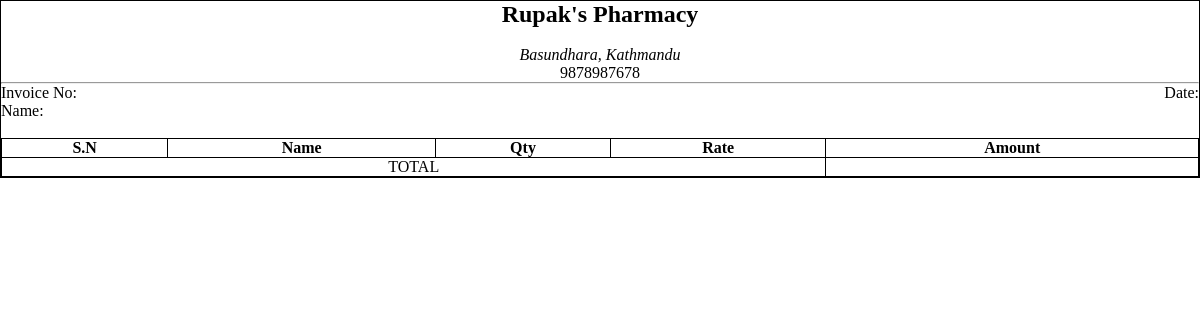
/home/bill.php?invoice_no=109582 (signed in), run on an earlier commit of the app's database.
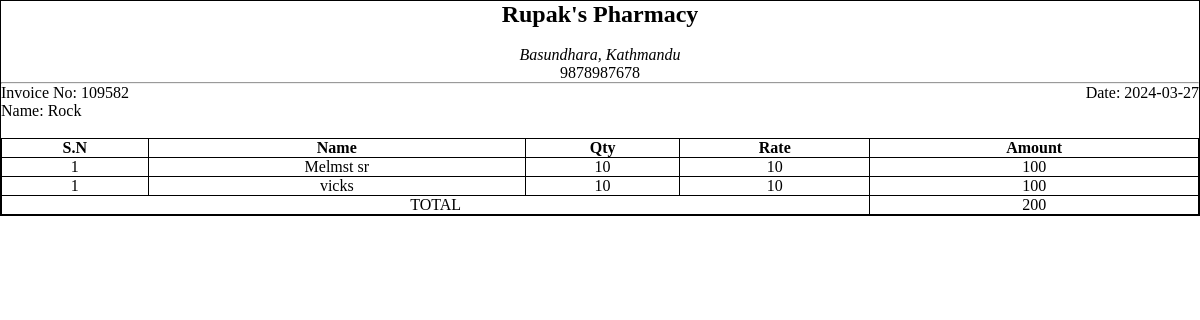
And on a later commit of the database.
### tables this page shows
CREATE TABLE `invoice` (
  `id` int(11) NOT NULL,
  `invoice_no` int(11) NOT NULL,
  `customer_name` varchar(128) NOT NULL,
  `medicine_name` varchar(128) NOT NULL,
  `quantity` int(11) NOT NULL,
  `rate` int(11) NOT NULL,
  `total` int(11) NOT NULL,
  `date` date NOT NULL
);

### home/bill.php (the view, shortened to what this page needs)
<?php
include '../includes/database.php';
$pharmacyName = $_SESSION['pharmacyName'];
$phone = $_SESSION['phone'];
$address = $_SESSION['address'];
$query = "SELECT * FROM invoice WHERE invoice_no =".$_GET['invoice_no'];
$result = mysqli_query($conn, $query);
$records = mysqli_fetch_all($result, MYSQLI_ASSOC);
$count = 0;
$sumQuery = "SELECT SUM(total) from invoice WHERE invoice_no =".$_GET['invoice_no'];
$result = mysqli_query($conn, $sumQuery);
$totalAmount = mysqli_fetch_array($result);
?>
<!DOCTYPE html>
<html lang="en">
<head>
    <link rel="stylesheet" href="../styles/style.css">
</head>
<body>
    <div class="invoice-container">
        <div class="pharmacy-info">
            <h2><?php echo $pharmacyName; ?></h2><br>
            <i><?php echo $address; ?></i><br>
            <?php echo $phone; ?>
        </div><hr>
        <div class="invoice-info">
            <div class="customer-info">
                <span class="date">Date: <?= $records[0]['date']; ?></span>
                <span class="customer-name">Invoice No: <?= $records[0]['invoice_no']; ?></span><br>
                <span class="customer-name">Name: <?= $records[0]['customer_name']; ?></span><br>
            </div><br>
            <div class="medicine-info">
                <table class="bill-table">
                    <tr>
                        <th>S.N</th>
                        <th>Name</th>
                        <th>Qty</th>
                        <th>Rate</th>
                        <th>Amount</th>
                    </tr>
                    <?php foreach($records as $record): ?>
                        <tr>
                            <td><?= $count+1; ?></td>
                            <td><?= $record['medicine_name']; ?></td>
                            <td><?= $record['quantity']; ?></td>
                            <td><?= $record['rate']; ?></td>
                            <td><?= $record['total']; ?></td>
                        </tr>
                        <?php endforeach; ?>
                    <tr>
                        <td colspan="4">TOTAL</td>
                        <td><?= $totalAmount[0]; ?></td>
                    </tr>
                </table>
            </div>
        </div>
    </div>
</body>
</html>

What changed in the data, as far as the page shows it:
added invoice: date "2024-03-27", invoice_no "109582", customer_name "Rock", medicine_name "Melmst sr", quantity "10", rate "10", total "100"
added invoice: medicine_name "vicks", quantity "10", rate "10", total "100"
Also different on the page:
$totalAmount[0]: (not shown) → "200"
